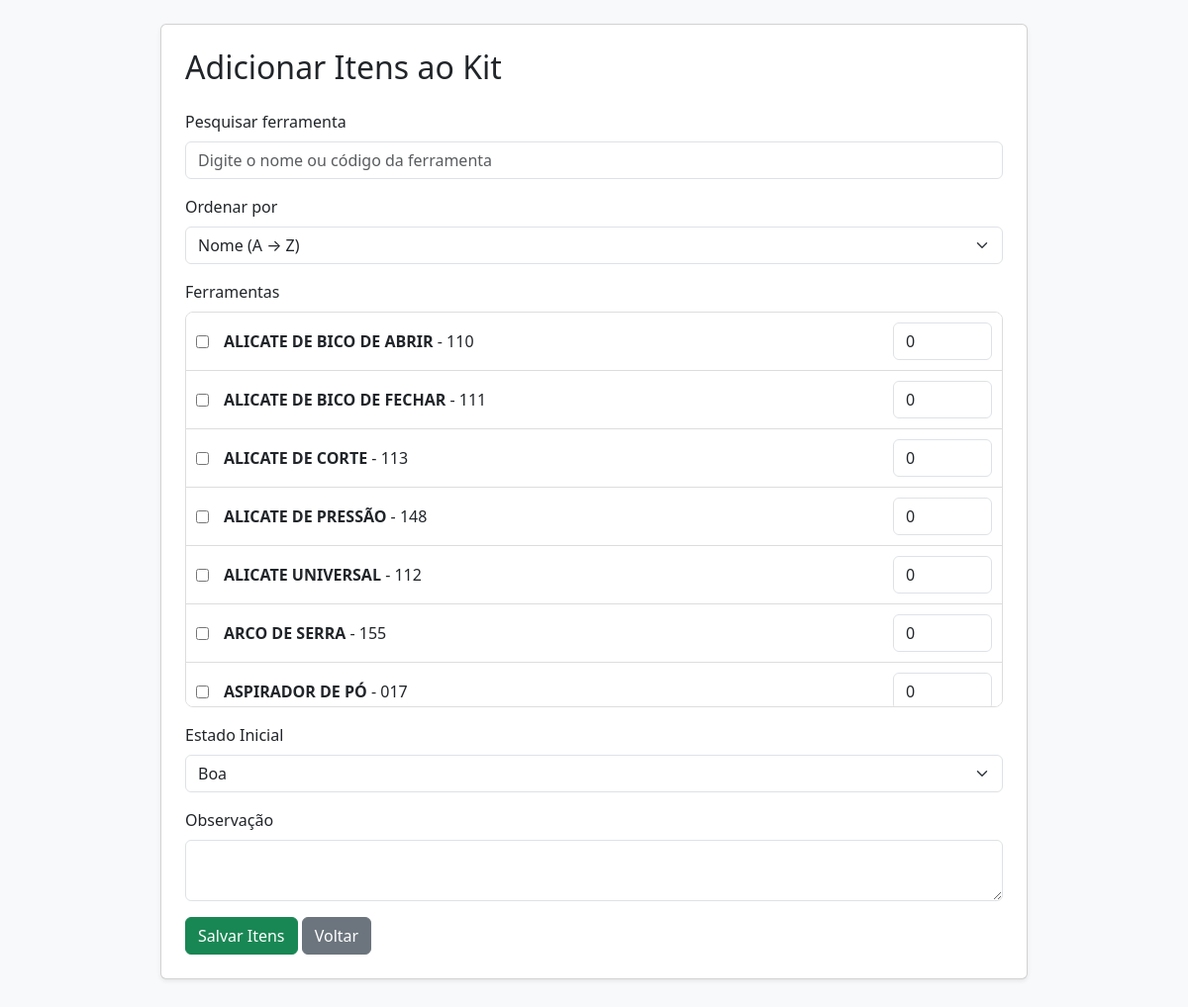
Screenshot of /adicionar_item_kit/1 (signed in) with the database file from the repository.
### tables this page shows
CREATE TABLE ferramentas (
    id INTEGER PRIMARY KEY AUTOINCREMENT,
    nome TEXT,
    codigo TEXT UNIQUE,
    status TEXT,
    tecnico TEXT,
    data_retirada TEXT,
    data_devolucao TEXT,
    foto TEXT,
    assinatura TEXT
);

### app.py (the view, shortened to what this page needs)
@app.route("/adicionar_item_kit/<int:kit_id>", methods=["GET", "POST"])
def adicionar_item_kit(kit_id):
    if not admin_logado():
        return redirect("/login")
    conn = conectar()
    cursor = conn.cursor()
    cursor.execute("SELECT * FROM ferramentas ORDER BY nome")
    ferramentas = cursor.fetchall()
    conn.close()
    return render_template(
        "adicionar_item_kit.html",
        kit_id=kit_id,
        ferramentas=ferramentas
    )

### app.py (called while the page is built)
def conectar():
    return sqlite3.connect("database.db")

def admin_logado():
    return "usuario" in session

### templates/adicionar_item_kit.html (shortened to what this page needs)
<!DOCTYPE html>
<html>
<head>
<link href="https://cdn.jsdelivr.net/npm/bootstrap@5.3.0/dist/css/bootstrap.min.css" rel="stylesheet">
</head>
<body class="bg-light">
<div class="container mt-4" style="max-width: 900px;">
    <div class="card p-4 shadow-sm">
        <h2 class="mb-4">Adicionar Itens ao Kit</h2>
        <form method="post">
            <div class="mb-3">
                <label class="form-label">Pesquisar ferramenta</label>
                <input type="text" id="buscarFerramenta" class="form-control" placeholder="Digite o nome ou código da ferramenta">
            </div>
<div class="mb-3">
    <label class="form-label">Ordenar por</label>
    <select id="ordenarFerramentas" class="form-select">
        <option value="nome_asc">Nome (A → Z)</option>
    </select>
</div>
            <div class="mb-3">
                <label class="form-label">Ferramentas</label>
                <div class="lista-ferramentas" id="listaFerramentas">
                    {% for ferramenta in ferramentas %}
                    <div class="linha-ferramenta ferramenta-item" data-texto="{{ ferramenta[1]|lower }} {{ ferramenta[2]|lower }}">
                        <input type="checkbox" name="ferramenta_id" value="{{ ferramenta[0] }}">
                        <div class="nome-ferramenta">
                            <strong>{{ ferramenta[1] }}</strong> - {{ ferramenta[2] }}
                        </div>
                        <input
                            type="number"
                            name="quantidade_{{ ferramenta[0] }}"
                            class="form-control quantidade-input"
                            min="0"
                            value="0"
                            placeholder="Qtd"
                        >
                    </div>
                    {% endfor %}
                </div>
            </div>
            <div class="mb-3">
                <label class="form-label">Estado Inicial</label>
                <select name="estado_inicial" class="form-select" required>
                    <option value="Boa">Boa</option>
                </select>
            </div>
            <div class="mb-3">
                <label class="form-label">Observação</label>
                <textarea name="observacao" class="form-control"></textarea>
            </div>
            <button type="submit" class="btn btn-success">Salvar Itens</button>
            <a href="/kit/{{ kit_id }}" class="btn btn-secondary">Voltar</a>
        </form>
    </div>
</div>
</body>
</html>

### templates/adicionar_item_kit.html (style rules this page uses)
.linha-ferramenta { display: flex; align-items: center; gap: 15px; padding: 10px; border-bottom: 1px solid #ddd; }
.nome-ferramenta { flex: 1; }
.quantidade-input { width: 100px; }
.lista-ferramentas { max-height: 400px; overflow-y: auto; border: 1px solid #ddd; border-radius: 8px; background: white; }

### rows the page displays
ferramentas: nome "ALICATE DE BICO DE ABRIR", codigo "110"
ferramentas: nome "ALICATE DE BICO DE FECHAR", codigo "111"
ferramentas: nome "ALICATE DE CORTE", codigo "113"
ferramentas: nome "ALICATE DE PRESSÃO", codigo "148"
ferramentas: nome "ALICATE UNIVERSAL", codigo "112"
ferramentas: nome "ARCO DE SERRA", codigo "155"
ferramentas: nome "ASPIRADOR DE PÓ", codigo "017"
